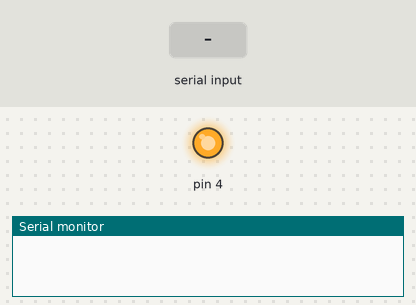
Simulated run of this sketch. Board: Arduino Uno, built with avr-gcc and run on an emulated ATmega328P. Parts: output pins drawn as LEDs (lit = HIGH), the last lines printed to the serial monitor. The inputs (shaded band) are chosen by the test bench.

Above: at 1.1 s.
At 16.5 s:
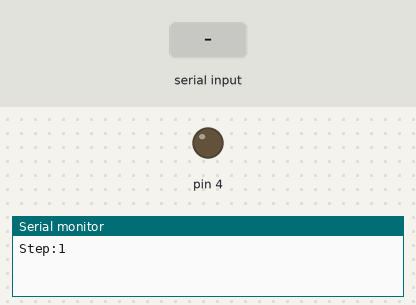
16.6 s: "1" received over the second serial link
Timing chart, 0 to 19.6 s (numbered marks = the images above; inputs shaded):
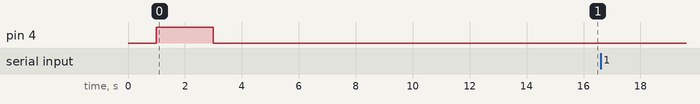

The sketch:

gps.ino
```cpp
#include <SoftwareSerial.h>

#define RxD    5
#define TxD    6
#define DEBUG 1

SoftwareSerial GPS(RxD, TxD);

String result,payload,flag;
String data[7];
//String state,timegps,latitude,longitude,alt,sp;
char c;
int r;
void setup()
{
  Serial.begin(9600);
  GPS.begin(9600);
  delay(1000);
  pinMode(4, OUTPUT);
  //sendData("\r\n+ATI\r\n",50,DEBUG);
  //delay(1000);
  //if (flag == 0) {
  digitalWrite(4, HIGH);
  delay(2000);
  digitalWrite(4, LOW);
  delay(10000);
  //}
  //sendData("\r\n+ATI\r\n",50,DEBUG);
  //Serial.println(flag);
  sendData("\r\n+AT+CGNSPWR=1\r\n",50,DEBUG);
  sendData("\r\n+AT+ECHARGE=1\r\n",50,DEBUG);
  sendData("\r\n+AT+CGNSSEQ=RMC\r\n",100,DEBUG);
  sendData("\r\n+AT+SAPBR=3,1,CONTYPE,GPRS\r\n",1000,DEBUG);
  sendData("\r\n+AT+SAPBR=3,1,APN,internet\r\n",1000,DEBUG);
 // sendData("\r\n+AT+HTTPINIT\r\n",500,DEBUG);
  r = 0;
}

void loop()
{
  r++;
  Serial.println((String)"Step:"+r);
  if (r > 30){
    sendData("\r\n+AT+CFUN=1,1\r\n",50,DEBUG);
    delay(10000);
    sendData("\r\n+AT+CGNSPWR=1\r\n",50,DEBUG);
    sendData("\r\n+AT+ECHARGE=1\r\n",50,DEBUG);
    sendData("\r\n+AT+CGNSSEQ=RMC\r\n",100,DEBUG);
    sendData("\r\n+AT+SAPBR=3,1,CONTYPE,GPRS\r\n",1000,DEBUG);
    sendData("\r\n+AT+SAPBR=3,1,APN,internet\r\n",1000,DEBUG);
    r = 0;
  }
  sendData("\r\n+AT+HTTPINIT\r\n",500,DEBUG);
  sendData("\r\n+AT+SAPBR=1,1\r\n",1000,DEBUG);
  sendData("\r\n+AT+HTTPPARA=CID,1\r\n",500,DEBUG);
  sendTabData("\r\n+AT+CGNSINF\r\n",2000,DEBUG);
  Serial.flush();
  payload = "";
  payload = (String)"\r\n+AT+HTTPPARA=URL,http://gps.XXXXXXX.com/g/1/"+data[2]+":"+data[3]+":"+data[4]+":"+data[5]+":"+data[6]+"\r\n";
  sendData (payload,500, DEBUG);
  delay(100);
  sendData("\r\n+AT+HTTPPARA=\"BREAK\",3000",3000,DEBUG);
  sendData("\r\n+AT+HTTPACTION=0\r\n",3000,DEBUG);
  sendData("\r\n+AT+HTTPTERM\r\n",500,DEBUG);
}
void sendTabData(String command , const int timeout , boolean debug){
  GPS.println(command);
  long int time = millis();
  int i = 0;
  c = 0;
  data[1] = "";
  data[2] = "";
  data[3] = "";
  data[4] = "";
  data[5] = "";
  data[6] = "";
  data[7] = "";
  while((time+timeout) > millis()){
    while(GPS.available()){
      c = GPS.read();
      //Serial.print(c);
      if (c != ',') {
         data[i] +=c;
         delay(40);
      } else {
        i++;
      }
      if (i == 7) {
        delay(40);
        goto exitL;
      }
    }
  }exitL:
  if (debug) {
//    state = data[1];
//    timegps = data[2];
//    latitude = data[3];
//    longitude = data[4];
//    alt = data[5];
//    sp = data[6];
  }
}

void sendData(String command, const int timeout, boolean debug)
{
  flag = "0";
    String response = "";
    GPS.println(command);
    long int time = millis();
    while( (time+timeout) > millis()){
      while(GPS.available()){
        response += (char)GPS.read();
      }
    }
    if(debug){
      Serial.print(response);
    }
    //Checking if GPS board is on.
    if (command == "\r\n+ATI\r\n" && (sizeof(response) > 5)){flag = 1;}
   // Serial.println(response);
    GPS.flush();
    return(response);
}
```
